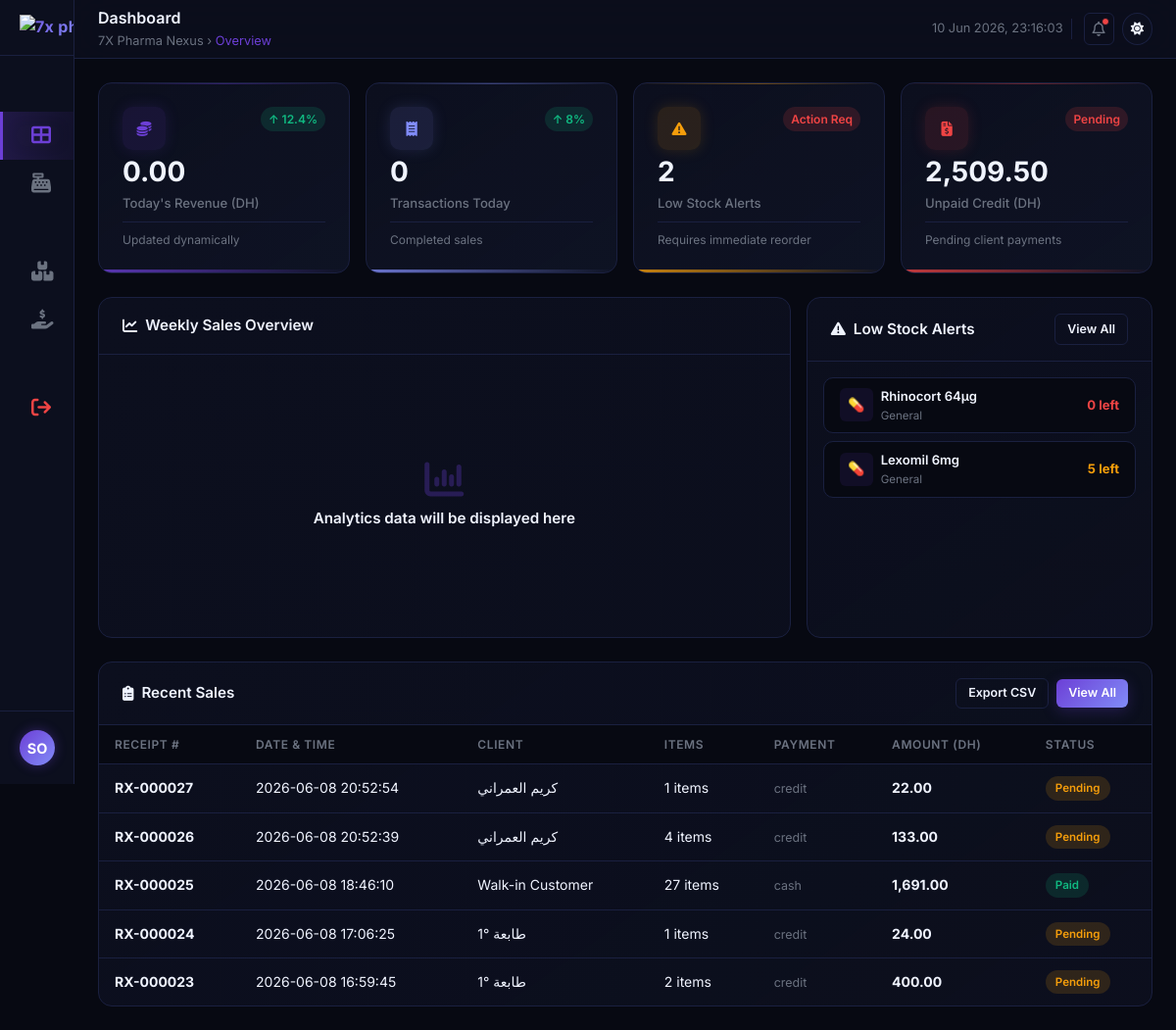
The page /public/dashboard (signed in) on the database its author committed.
### tables this page shows
CREATE TABLE `medicines` (
  `id` int(11) NOT NULL,
  `barcode` varchar(50) NOT NULL,
  `name` varchar(150) NOT NULL,
  `dci` varchar(150) DEFAULT NULL,
  `category` varchar(100) DEFAULT 'General',
  `price` decimal(10,2) NOT NULL,
  `cost_price` decimal(10,2) NOT NULL,
  `created_at` timestamp NOT NULL DEFAULT current_timestamp(),
  `deleted_at` timestamp NULL DEFAULT NULL
);

CREATE TABLE `sales` (
  `id` bigint(20) NOT NULL,
  `user_id` int(11) NOT NULL,
  `client_id` int(11) DEFAULT NULL,
  `total_amount` decimal(12,2) NOT NULL,
  `payment_method` enum('cash','card','credit','cheque','mutuelle') NOT NULL,
  `created_at` timestamp NOT NULL DEFAULT current_timestamp(),
  `deleted_at` timestamp NULL DEFAULT NULL
);

### views/pages/dashboard.php (the view, shortened to what the rows shown need)
<!DOCTYPE html>
<html lang="en" data-theme="dark">
<head>
    <link rel="stylesheet" href="https://cdnjs.cloudflare.com/ajax/libs/font-awesome/6.5.1/css/all.min.css">
    <link rel="stylesheet" href="<?= BASE_URL ?>/assets/css/global.css">
    <link rel="stylesheet" href="<?= BASE_URL ?>/assets/css/dashboard.css">
</head>
<body>
    <div class="dashboard-layout">
        <div class="main-content">
            <main class="page-body" id="main-page-body">
                <div class="dashboard-row two-col">
                    <div class="panel">
                        <div class="panel-header">
                            <h2 class="panel-title">
                                <i class="fa-solid fa-chart-line"></i>
                                Weekly Sales Overview
                            </h2>
                        </div>
                    </div>
                    <div class="panel">
                        <div class="panel-header">
                            <h2 class="panel-title">
                                <i class="fa-solid fa-triangle-exclamation"></i>
                                Low Stock Alerts
                            </h2>
                        </div>
                        <div class="panel-body" style="padding: var(--space-3);">
                            <div class="stock-list">
                                <?php if (isset($low_stock_items) && count($low_stock_items) > 0): ?>
                                    <?php foreach ($low_stock_items as $item): ?>
                                        <div class="stock-item">
                                            <div class="stock-item-icon">💊</div>
                                            <div class="stock-item-info">
                                                <div class="stock-item-name"><?= htmlspecialchars($item['name']) ?></div>
                                                <div class="stock-item-category"><?= htmlspecialchars($item['category'] ?? 'Medicine') ?></div>
                                            </div>
                                            <div class="stock-qty <?= $item['current_quantity'] <= 3 ? 'critical' : '' ?>"><?= $item['current_quantity'] ?> left</div>
                                        </div>
                                    <?php endforeach; ?>
                                <?php else: ?>
                                    <div style="text-align: center; color: var(--text-muted); padding: 1rem 0;">All stock levels are optimal.</div>
                                <?php endif; ?>
                            </div>
                        </div>
                    </div>
                </div>
                <div class="dashboard-row full-col">
                    <div class="panel">
                        <div class="panel-header">
                            <h2 class="panel-title">
                                <i class="fa-solid fa-clipboard-list"></i>
                                Recent Sales
                            </h2>
                        </div>
                        <div class="table-responsive">
                            <table class="data-table" aria-label="Recent sales table">
                                <thead>
                                    <tr>
                                        <th>Receipt #</th>
                                        <th>Date & Time</th>
                                        <th>Client</th>
                                        <th>Items</th>
                                        <th>Payment</th>
                                        <th>Amount (DH)</th>
                                        <th>Status</th>
                                    </tr>
                                </thead>
                                <tbody>
                                    <?php if (isset($recent_sales) && count($recent_sales) > 0): ?>
                                        <?php foreach ($recent_sales as $sale): ?>
                                            <tr>
                                                <td><strong><?= htmlspecialchars($sale['receipt_number']) ?></strong></td>
                                                <td><?= htmlspecialchars($sale['created_at']) ?></td>
                                                <td><?= htmlspecialchars($sale['client_name'] ?? 'Walk-in Customer') ?></td>
                                                <td><?= htmlspecialchars($sale['items_count']) ?> items</td>
                                                <td><span class="pay-tag"><?= htmlspecialchars($sale['payment_method']) ?></span></td>
                                                <td class="amount-col"><?= number_format($sale['total_amount'], 2) ?></td>
                                                <td>
                                                    <span class="badge <?= strtolower($sale['status']) === 'paid' ? 'badge-success' : (strtolower($sale['status']) === 'pending' ? 'badge-warning' : 'badge-danger') ?>">
                                                        <?= htmlspecialchars($sale['status']) ?>
                                                    </span>
                                                </td>
                                            </tr>
                                        <?php endforeach; ?>
                                    <?php else: ?>
                                        <tr>
                                            <td colspan="7" style="text-align: center; padding: 2rem; color: var(--text-muted);">No recent sales found today.</td>
                                        </tr>
                                    <?php endif; ?>
                                </tbody>
                            </table>
                        </div>
                    </div>
                </div>
            </main>
        </div>
    </div>
</body>
</html>

### rows shown on the page
medicines: name "Rhinocort 64µg", category "General", current_quantity "0"
medicines: name "Lexomil 6mg", category "General", current_quantity "5"
sales: receipt_number "RX-000027", created_at "2026-06-08 20:52:54", client_name "كريم العمراني", items_count "1", payment_method "credit", total_amount "22.00", status "Pending"
sales: receipt_number "RX-000026", created_at "2026-06-08 20:52:39", client_name "كريم العمراني", items_count "4", payment_method "credit", total_amount "133.00", status "Pending"
sales: receipt_number "RX-000025", created_at "2026-06-08 18:46:10", client_name "Walk-in Customer", items_count "27", payment_method "cash", total_amount "1,691.00", status "Paid"
sales: receipt_number "RX-000024", created_at "2026-06-08 17:06:25", client_name "طابعة °1", items_count "1", payment_method "credit", total_amount "24.00", status "Pending"
sales: receipt_number "RX-000023", created_at "2026-06-08 16:59:45", client_name "طابعة °1", items_count "2", payment_method "credit", total_amount "400.00", status "Pending"

### other values the page prints
substr($_SESSION['name'] ?? 'AD', 0, 2) "SO"
$daily_revenue "0.00"
$daily_transactions "0"
$low_stock_count "2"
$unpaid_credit "2,509.50"
